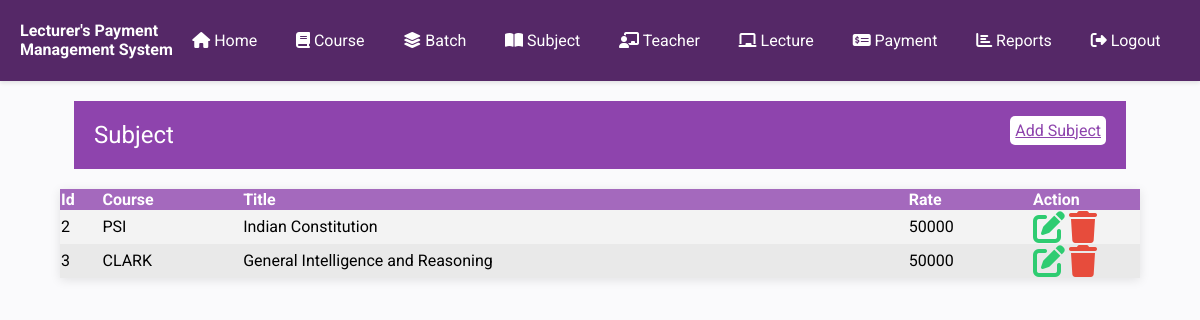
The app's page /Project/subject.php (signed in) with its own data.
### tables this page shows
CREATE TABLE IF NOT EXISTS `subject` (
  `id` int(11) NOT NULL AUTO_INCREMENT,
  `courseid` int(11) NOT NULL,
  `title` text NOT NULL,
  `rate` int(11) NOT NULL,
  `isdeleted` int(11) NOT NULL DEFAULT '0',
  PRIMARY KEY (`id`)
);

CREATE TABLE IF NOT EXISTS `course` (
  `id` int(11) NOT NULL AUTO_INCREMENT,
  `title` varchar(256) NOT NULL,
  `fees` int(11) NOT NULL,
  `duration` int(11) NOT NULL,
  `description` text NOT NULL,
  `isdeleted` int(11) NOT NULL DEFAULT '0',
  PRIMARY KEY (`id`)
);

### Project/subject.php (the view, shortened to what this page needs)
<?php
require_once('inc/connection.php');
require_once('inc/header-part.php');
?>
</head>
<body>
    <?php require_once('inc/menu.php'); ?>
    <div class="heading">
        <div>
            <span>Subject</span>
            <span><a href="add_subject.php">Add Subject</a></span>
        </div>
    </div>
    <div class="container">
        <table align="center" class="data">
            <thead>
                <tr>
                    <th>Id</th>
                    <th>Course</th>
                    <th>Title</th>
                    <th>Rate</th>
                    <th width='10%'>Action</th>
                </tr>
            </thead>
            <tbody>
                <?php
                    $sql ="select s.*,c.title as 'coursetitle' from subject s,course c where s.isdeleted=0 and courseid=c.id order by s.id ";
                    $cmd = $db -> prepare($sql);
                    $cmd->execute();
                    while($row=$cmd->fetch())
                    {
                ?>
                <tr>
                    <td><?php echo $row['id']; ?></td>
                    <td><?= $row['coursetitle']; ?></td>
                    <td><?php echo $row['title']; ?></td>
                    <td><?php echo $row['rate']; ?></td>
                    <td>
                        <a href="edit_subject.php?subjectid=<?= $row['id'] ?>"><i title="edit" class="fa fa-edit fa-2x"></i></a>
                        <a class="delete"><i title="delete" class="fa fa-trash fa-2x"></i></a>
                    </td>
                </tr>
                <?php
                    }
                ?>
            </tbody>
        </table>
    </div>
</body>
<?php
require_once('inc/footer.php');
?>

### Project/style.css (style rules this page uses)
body { font-family: 'Roboto', sans-serif; background-color: #fafafc; margin: 0; padding: 0; }
.data { width: 90%; border-collapse: collapse; margin: 20px 0; margin: auto; box-shadow: 0 2px 10px rgba(0, 0, 0, 0.1); background-color: #fff; }
.data>thead>tr { background-color: #a469bd; color: #ffffff; text-align: left; }
.data>tbody>tr:nth-child(odd) { background-color: #f3f3f3; }
.data>tbody>tr:nth-child(even) { background-color: #e9e9e9; }
.container { width: 100%; max-width: 1200px; margin: 0 auto; }
.fa-edit { color: #2ecc71; }
.fa-trash { color: #e74c3c; }
.heading { width: 86%; margin: auto; background-color: #8e44ad; color: white; margin-bottom: 20px; margin-top: 20px; padding: 10px; }
.heading>div { display: flex; justify-content: space-between; }
.heading>div>span>a { background-color: white; padding: 5px; border-radius: 5px; color: #8e44ad; }
.heading>* { padding: 10px; }
.heading>div>span:first-child { font-size: 1.5rem; }

### records on screen
subject: id "2", courseid.title "PSI", title "Indian Constitution", rate "50000"
subject: id "3", courseid.title "CLARK", title "General Intelligence and Reasoning", rate "50000"
